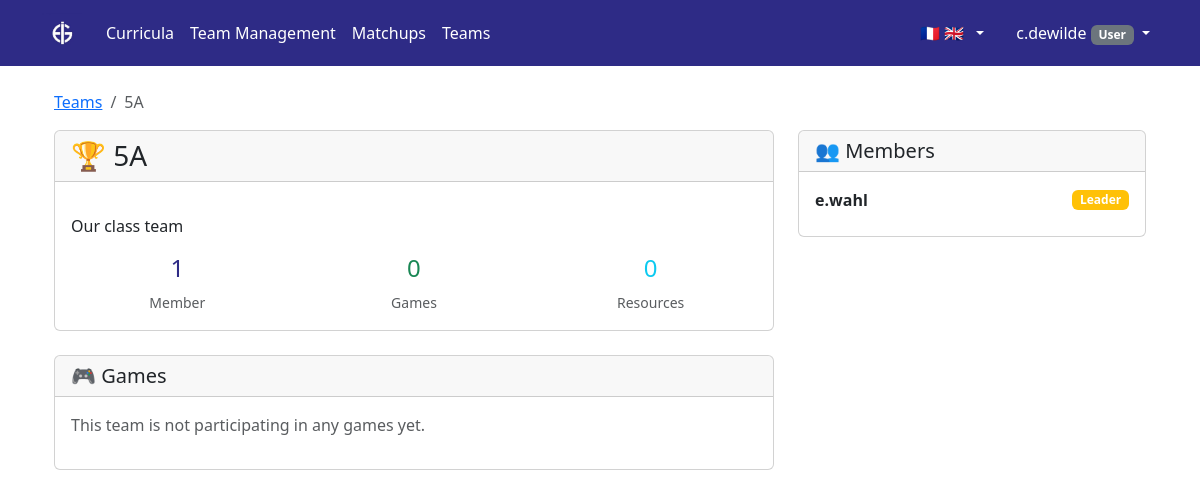
The app's page /aigames/teams/1/ (signed in), older data.
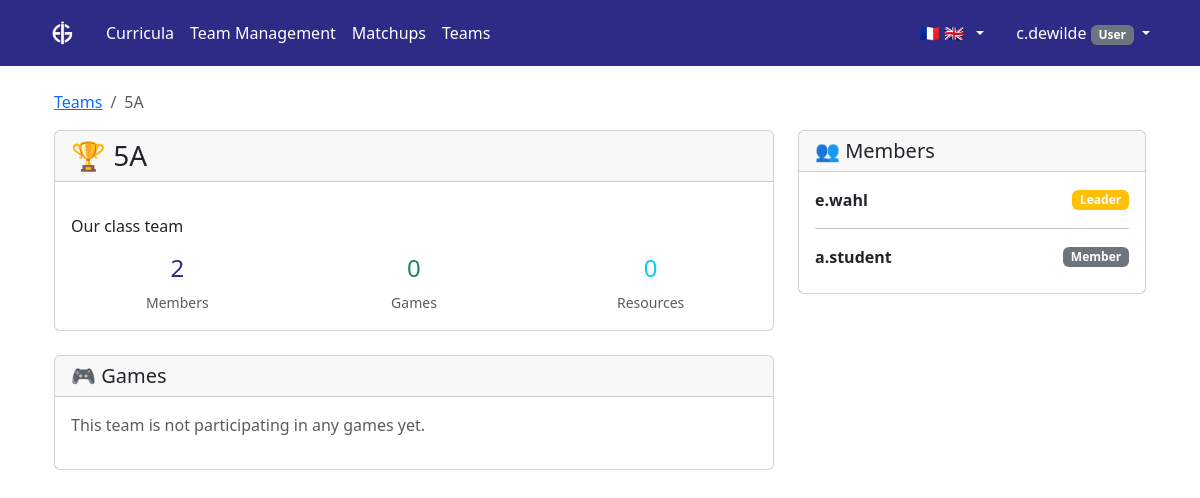
The same page, newer data.
### aigames/models.py (models this page shows, shortened)
class Team(models.Model):
    name = models.CharField(max_length=255)  # Team names unique per school
    description = models.TextField(blank=True)
    school = models.ForeignKey(School, on_delete=models.CASCADE, related_name='teams')
    created_by = models.ForeignKey(User, on_delete=models.CASCADE, related_name='created_teams')
    members = models.ManyToManyField(User, through='TeamMembership', related_name='teams')
    games = models.ManyToManyField(AiGame, through='TeamGameParticipation', related_name='participating_teams')
    is_active = models.BooleanField(default=True)
    created_at = models.DateTimeField(auto_now_add=True)
    updated_at = models.DateTimeField(auto_now=True)
    class Meta:
        ordering = ['name']
        unique_together = ['school', 'name']  # Team names must be unique within each school

class TeamMembership(models.Model):
    ROLE_CHOICES = [
        ('member', 'Member'),
        ('leader', 'Leader'),
        ('admin', 'Admin'),
    ]
    team = models.ForeignKey(Team, on_delete=models.CASCADE)
    user = models.ForeignKey(User, on_delete=models.CASCADE)
    role = models.CharField(max_length=10, choices=ROLE_CHOICES, default='member')
    joined_at = models.DateTimeField(auto_now_add=True)
    class Meta:
        unique_together = ['team', 'user']  # User can only be in a team once

### aigames/views.py (the view)
# urls.py: path('teams/<int:team_id>/', views.team_detail, name='team_detail'),
@login_required
def team_detail(request, team_id):
    team = get_object_or_404(Team, id=team_id, is_active=True)
    user_can_access = False
    is_member = False
    user_role = None
    try:
        membership = TeamMembership.objects.get(team=team, user=request.user)
        is_member = True
        user_role = membership.role
        user_can_access = True
    except TeamMembership.DoesNotExist:
        pass
    if not user_can_access:
        if is_admin(request.user):
            user_can_access = True
        elif hasattr(request.user, 'profile') and request.user.profile.school == team.school:
            user_can_access = True
    if not user_can_access:
        messages.error(request, 'You do not have permission to view this team.')
        return redirect('aigames:list_teams')
    games_with_urls = []
    for game in team.games.all():
        games_with_urls.append({
            'game': game,
            'current_step_url': team.get_current_step_url(game)
        })
    context = {
        'team': team,
        'is_member': is_member,
        'user_role': user_role,
        'is_admin': is_admin(request.user),
        'games': team.games.all(),  # Keep for backward compatibility
        'games_with_urls': games_with_urls,  # New enhanced data
        'members': team.teammembership_set.all().select_related('user'),
    }
    return render(request, 'aigames/team_detail.html', context)

### aigames/models.py (called while the page is built)
    @property
    def logo_url(self):
        if self.logo:
            return self.logo.url
        return None

    @property
    def can_create_teams(self):
        return self.role in ['teacher', 'admin']

    @property
    def can_create_games(self):
        return self.role == 'admin'

    @property
    def can_modify_syllabus(self):
        return self.role == 'admin'

### aigames/views.py (called while the page is built)
def can_modify_syllabus(user):
    if not user.is_authenticated:
        return False
    try:
        return user.profile.can_modify_syllabus
    except UserProfile.DoesNotExist:
        return False

def is_admin(user):
    return can_modify_syllabus(user)

### aigames/templates/aigames/team_detail.html (shortened to what the changed rows need)
{% extends 'syllabus/base.html' %}
{% block content %}
<div class="container mt-4">
    <nav aria-label="breadcrumb">
        <ol class="breadcrumb">
            <li class="breadcrumb-item"><a href="{% url 'list_teams' %}">Teams</a></li>
            <li class="breadcrumb-item active" aria-current="page">{{ team.name }}</li>
        </ol>
    </nav>
    <div class="row">
        <div class="col-md-8">
            <div class="card">
                <div class="card-header d-flex justify-content-between align-items-center">
                    <h3 class="mb-0">🏆 {{ team.name }}</h3>
                </div>
                <div class="card-body">
                    <p class="card-text">{{ team.description|linebreaks }}</p>
                    <div class="row text-center">
                        <div class="col-md-4">
                            <h4 class="text-primary">{{ team.members.count }}</h4>
                            <small class="text-muted">Member{{ team.members.count|pluralize }}</small>
                        </div>
                        <div class="col-md-4">
                            <h4 class="text-info">{{ team.resources.count }}</h4>
                            <small class="text-muted">Resource{{ team.resources.count|pluralize }}</small>
                        </div>
                    </div>
                </div>
            </div>
        </div>
        <div class="col-md-4">
            <div class="card">
                <div class="card-body">
                    {% for membership in members %}
                        <div class="d-flex justify-content-between align-items-center mb-2">
                            <div>
                                <strong>{{ membership.user.username }}</strong>
                            </div>
                            <span class="badge bg-{% if membership.role == 'admin' %}danger{% elif membership.role == 'leader' %}warning{% else %}secondary{% endif %}">
                                {{ membership.get_role_display }}
                            </span>
                        </div>
                        {% if not forloop.last %}<hr>{% endif %}
                    {% endfor %}
                </div>
            </div>
        </div>
    </div>
</div>
{% endblock %}

Row changes from the older to the newer data that the page shows:
changed Team "Our class team": members.count "1" → "2"
added TeamMembership: user.username "a.student", role "Member"
